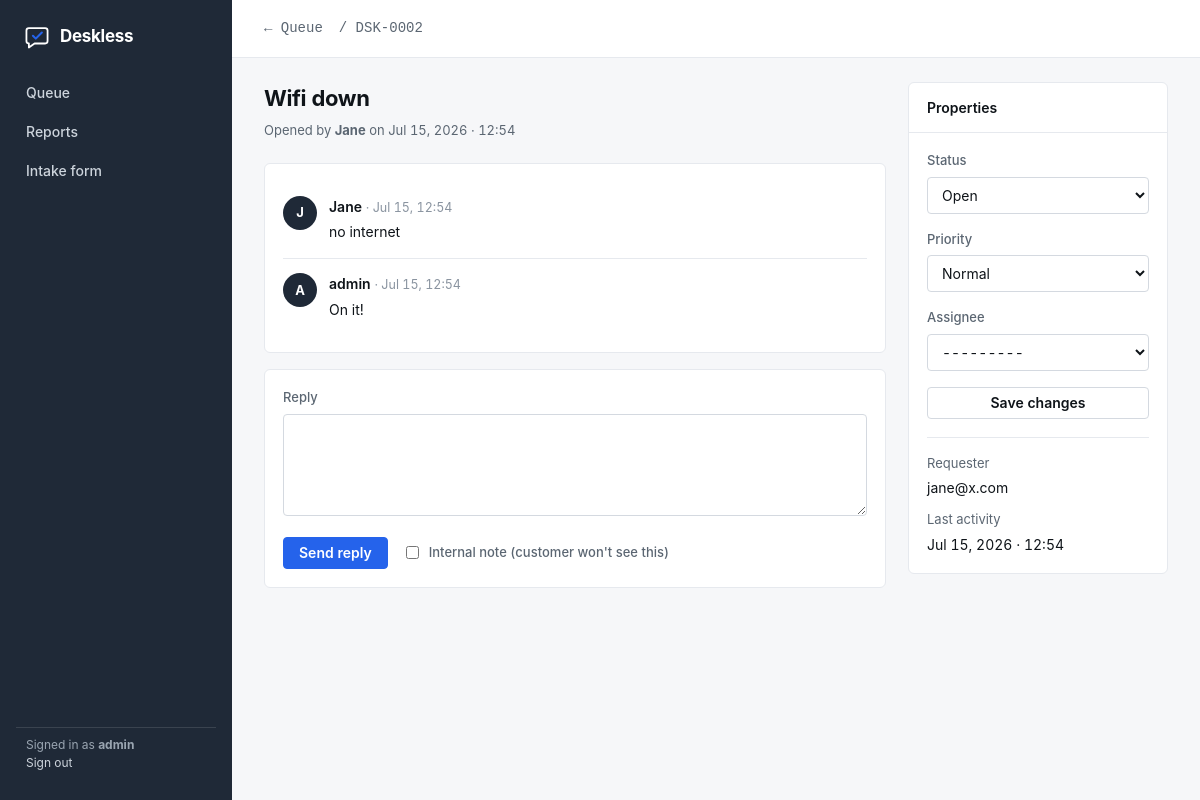
/t/2/ (signed in), run on the app's committed database.
### tickets/models.py (models this page shows, shortened)
class Ticket(models.Model):
    STATUS = [
        ("open", "Open"),
        ("pending", "Pending"),
        ("resolved", "Resolved"),
        ("closed", "Closed"),
    ]
    PRIORITY = [
        ("low", "Low"),
        ("normal", "Normal"),
        ("high", "High"),
        ("urgent", "Urgent"),
    ]
    subject = models.CharField(max_length=255)
    body = models.TextField(blank=True)
    status = models.CharField(max_length=10, choices=STATUS, default="open")
    priority = models.CharField(max_length=10, choices=PRIORITY, default="normal")
    reporter = models.ForeignKey(
        settings.AUTH_USER_MODEL,
        on_delete=models.PROTECT,
        related_name="reported_tickets",
    )
    assignee = models.ForeignKey(
        settings.AUTH_USER_MODEL,
        on_delete=models.SET_NULL,
        related_name="assigned_tickets",
        null=True,
        blank=True,
        limit_choices_to={"is_staff": True},
    )
    created_at = models.DateTimeField(auto_now_add=True)
    updated_at = models.DateTimeField(auto_now=True)
    class Meta:
        ordering = ["-updated_at"]

class Comment(models.Model):
    ticket = models.ForeignKey(Ticket, on_delete=models.CASCADE, related_name="comments")
    author = models.ForeignKey(settings.AUTH_USER_MODEL, on_delete=models.PROTECT)
    body = models.TextField()
    internal = models.BooleanField(default=False, help_text="Visible to agents only")
    created_at = models.DateTimeField(auto_now_add=True)
    class Meta:
        ordering = ["created_at"]

### tickets/views.py (the view)
# urls.py: path("t/<int:pk>/", views.ticket_detail, name="ticket_detail"),
@login_required
def ticket_detail(request, pk):
    ticket = get_object_or_404(Ticket, pk=pk)
    comments = ticket.comments.select_related("author")
    if request.method == "POST":
        if "add_comment" in request.POST:
            cform = CommentForm(request.POST)
            if cform.is_valid():
                c = cform.save(commit=False)
                c.ticket = ticket
                c.author = request.user
                c.save()
                notify_reporter(ticket, c)
                return redirect("ticket_detail", pk=pk)
            uform = TicketUpdateForm(instance=ticket)
        else:
            uform = TicketUpdateForm(request.POST, instance=ticket)
            if uform.is_valid():
                uform.save()
                return redirect("ticket_detail", pk=pk)
            cform = CommentForm()
    else:
        cform = CommentForm()
        uform = TicketUpdateForm(instance=ticket)
    return render(request, "tickets/detail.html", {
        "ticket": ticket, "comments": comments, "cform": cform, "uform": uform,
    })

### tickets/forms.py
class CommentForm(forms.ModelForm):
    class Meta:
        model = Comment
        fields = ["body", "internal"]
        widgets = {"body": forms.Textarea(attrs={"rows": 4})}

class TicketUpdateForm(forms.ModelForm):
    class Meta:
        model = Ticket
        fields = ["status", "priority", "assignee"]

### tickets/context_processors.py (called while the page is built)
def branding(request):
    return {
        "brand_name": settings.BRAND_NAME,
        "brand_color": settings.BRAND_COLOR,
        "brand_accent": settings.BRAND_ACCENT,
    }

### tickets/templates/tickets/detail.html (shortened to what this page needs)
{% extends "base.html" %}
{% block content %}
<div class="topbar">
  <a class="ref-lg" href="{% url 'ticket_list' %}">← Queue</a>
  <span class="ref-lg">/ DSK-{{ ticket.pk|stringformat:"04d" }}</span>
</div>
<main>
  <div style="display:grid; grid-template-columns: 1fr 260px; gap: 22px; align-items: start;">
    <div>
      <h1 style="font-size:22px; font-weight:680; letter-spacing:-0.4px; margin:0 0 6px;">{{ ticket.subject }}</h1>
      <p class="hint" style="margin:0 0 22px;">
        Opened by <strong>{{ ticket.reporter.get_full_name|default:ticket.reporter.username }}</strong>
        on {{ ticket.created_at|date:"M j, Y · H:i" }}
      </p>
      <div class="card"><div class="bd">
        <div class="thread">
          <div class="msg">
            <div class="avatar">{{ ticket.reporter.username|first|upper }}</div>
            <div>
              <span class="who">{{ ticket.reporter.get_full_name|default:ticket.reporter.username }}</span>
              <span class="when">· {{ ticket.created_at|date:"M j, H:i" }}</span>
              <div class="text">{{ ticket.body|default:"(no message)" }}</div>
            </div>
          </div>
          {% for c in comments %}
          <div class="msg {% if c.internal %}note{% endif %}">
            <div class="avatar">{{ c.author.username|first|upper }}</div>
            <div>
              <span class="who">{{ c.author.get_full_name|default:c.author.username }}</span>
              <span class="when">· {{ c.created_at|date:"M j, H:i" }}</span>
              <div class="text">{{ c.body }}</div>
            </div>
          </div>
          {% endfor %}
        </div>
      </div></div>
      <div class="card"><div class="bd">
        <form method="post">
          <div class="field">
            <label for="id_body">Reply</label>
            {{ cform.body }}
          </div>
          <div style="display:flex; align-items:center; gap:14px;">
            <button class="btn" name="add_comment" value="1">Send reply</button>
            <label style="display:flex; align-items:center; gap:7px; font-weight:500; color:var(--muted);">
              {{ cform.internal }} Internal note (customer won't see this)
            </label>
          </div>
        </form>
      </div></div>
    </div>
    <aside class="card">
      <div class="hd">Properties</div>
      <div class="bd">
        <form method="post">
          <div class="field"><label>Status</label>{{ uform.status }}</div>
          <div class="field"><label>Priority</label>{{ uform.priority }}</div>
          <div class="field"><label>Assignee</label>{{ uform.assignee }}</div>
          <button class="btn ghost" name="update" value="1" style="width:100%; justify-content:center;">Save changes</button>
        </form>
        <div style="margin-top:18px; padding-top:16px; border-top:1px solid var(--line);">
          <p class="hint" style="margin:0 0 4px;">Requester</p>
          <p style="margin:0 0 12px;">{{ ticket.reporter.email|default:ticket.reporter.username }}</p>
          <p class="hint" style="margin:0 0 4px;">Last activity</p>
          <p style="margin:0;">{{ ticket.updated_at|date:"M j, Y · H:i" }}</p>
        </div>
      </div>
    </aside>
  </div>
</main>
{% endblock %}

### tickets/templates/base.html (shortened to what this page needs)
<!doctype html>
<html lang="en">
<head>
</head>
<body>
{% block body %}
  <div class="shell">
    <aside class="rail">
      <div class="brand">
        <svg width="26" height="26" viewBox="0 0 32 32" fill="none" aria-hidden="true">
          <path d="M6 5h20a3 3 0 0 1 3 3v13a3 3 0 0 1-3 3H13l-7 5v-5a3 3 0 0 1-3-3V8a3 3 0 0 1 3-3Z"
                stroke="#fff" stroke-width="2.2" stroke-linejoin="round"/>
          <path d="M11 14.5l3.5 3.5L22 10.5" stroke="{{ brand_accent }}"
                stroke-width="2.6" stroke-linecap="round" stroke-linejoin="round"/>
        </svg>
        <strong>{{ brand_name }}</strong>
      </div>
      {% if user.is_authenticated %}
      <nav>
        <a href="{% url 'ticket_list' %}" class="{% block nav_queue %}{% endblock %}">Queue</a>
        <a href="{% url 'reports' %}" class="{% block nav_reports %}{% endblock %}">Reports</a>
        <a href="{% url 'submit_ticket' %}">Intake form</a>
      </nav>
      <div class="spacer"></div>
      <div class="who">
        Signed in as <strong>{{ user.username }}</strong><br>
        <a href="{% url 'logout' %}">Sign out</a>
      </div>
      {% endif %}
    </aside>
    <div class="content">
      {% block content %}{% endblock %}
    </div>
  </div>
{% endblock %}
</body>
</html>

### data on the page
Ticket: pk "0002", subject "Wifi down", reporter.get_full_name "Jane", created_at "Jul 15, 2026 · 12:54", reporter.username|first "J", created_at "Jul 15, 12:54", body "no internet", status "Open", priority "Normal", assignee "---------", reporter.email "jane@x.com", updated_at "Jul 15, 2026 · 12:54"
Comment: author.username|first "A", author.get_full_name "admin", created_at "Jul 15, 12:54", body "On it!"

### other printed values
{{ brand_name }} "Deskless"
{{ user.username }} "admin"
